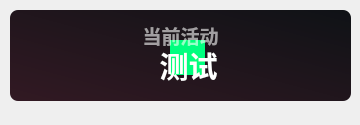
<?xml version="1.0" encoding="UTF-8"?>
<ui version="4.0">
 <class>Form</class>
 <widget class="QWidget" name="Form">
  <property name="geometry">
   <rect>
    <x>0</x>
    <y>0</y>
    <width>360</width>
    <height>125</height>
   </rect>
  </property>
  <property name="minimumSize">
   <size>
    <width>0</width>
    <height>100</height>
   </size>
  </property>
  <property name="maximumSize">
   <size>
    <width>16777215</width>
    <height>65536</height>
   </size>
  </property>
  <property name="windowTitle">
   <string>当前活动</string>
  </property>
  <widget class="QPushButton" name="subject">
   <property name="geometry">
    <rect>
     <x>10</x>
     <y>40</y>
     <width>341</width>
     <height>51</height>
    </rect>
   </property>
   <property name="font">
    <font>
     <family>Microsoft YaHei UI</family>
     <pointsize>22</pointsize>
     <weight>75</weight>
     <bold>true</bold>
    </font>
   </property>
   <property name="styleSheet">
    <string notr="true">QPushButton {
        qproperty-iconSize: 24px;
        color: white;
		border: none;
		color: rgba(255, 255, 255, 255);
		font-weight: bold
    }
</string>
   </property>
   <property name="text">
    <string>  测试</string>
   </property>
   <property name="icon">
    <iconset>
     <normaloff>../../../img/it.svg</normaloff>../../../img/it.svg</iconset>
   </property>
   <property name="iconSize">
    <size>
     <width>24</width>
     <height>24</height>
    </size>
   </property>
  </widget>
  <widget class="QLabel" name="blurEffect">
   <property name="geometry">
    <rect>
     <x>170</x>
     <y>40</y>
     <width>35</width>
     <height>35</height>
    </rect>
   </property>
   <property name="styleSheet">
    <string notr="true">background-color: rgb(0, 255, 127);
border-radius:20px</string>
   </property>
   <property name="text">
    <string/>
   </property>
  </widget>
  <widget class="QLabel" name="sub_title">
   <property name="geometry">
    <rect>
     <x>30</x>
     <y>0</y>
     <width>301</width>
     <height>71</height>
    </rect>
   </property>
   <property name="font">
    <font>
     <family>Microsoft YaHei UI</family>
     <pointsize>14</pointsize>
     <weight>75</weight>
     <bold>true</bold>
    </font>
   </property>
   <property name="styleSheet">
    <string notr="true">color: rgba(255, 255, 255, 150);
font-weight: bold;</string>
   </property>
   <property name="text">
    <string>当前活动</string>
   </property>
   <property name="textFormat">
    <enum>Qt::PlainText</enum>
   </property>
   <property name="alignment">
    <set>Qt::AlignCenter</set>
   </property>
  </widget>
  <widget class="QLabel" name="backgnd">
   <property name="geometry">
    <rect>
     <x>10</x>
     <y>10</y>
     <width>341</width>
     <height>91</height>
    </rect>
   </property>
   <property name="styleSheet">
    <string notr="true">background-color: qlineargradient(spread:pad, x1:0, y1:1, x2:1, y2:0, stop:0 rgba(50, 25, 35, 255), stop:1 rgba(15, 18, 22, 255));
border-radius: 8px</string>
   </property>
   <property name="text">
    <string/>
   </property>
  </widget>
  <widget class="QLabel" name="img">
   <property name="geometry">
    <rect>
     <x>30</x>
     <y>10</y>
     <width>91</width>
     <height>91</height>
    </rect>
   </property>
   <property name="styleSheet">
    <string notr="true"/>
   </property>
   <property name="pixmap">
    <pixmap>../img/1.png</pixmap>
   </property>
   <property name="scaledContents">
    <bool>true</bool>
   </property>
  </widget>
  <zorder>backgnd</zorder>
  <zorder>img</zorder>
  <zorder>blurEffect</zorder>
  <zorder>sub_title</zorder>
  <zorder>subject</zorder>
 </widget>
 <resources/>
 <connections/>
</ui>
